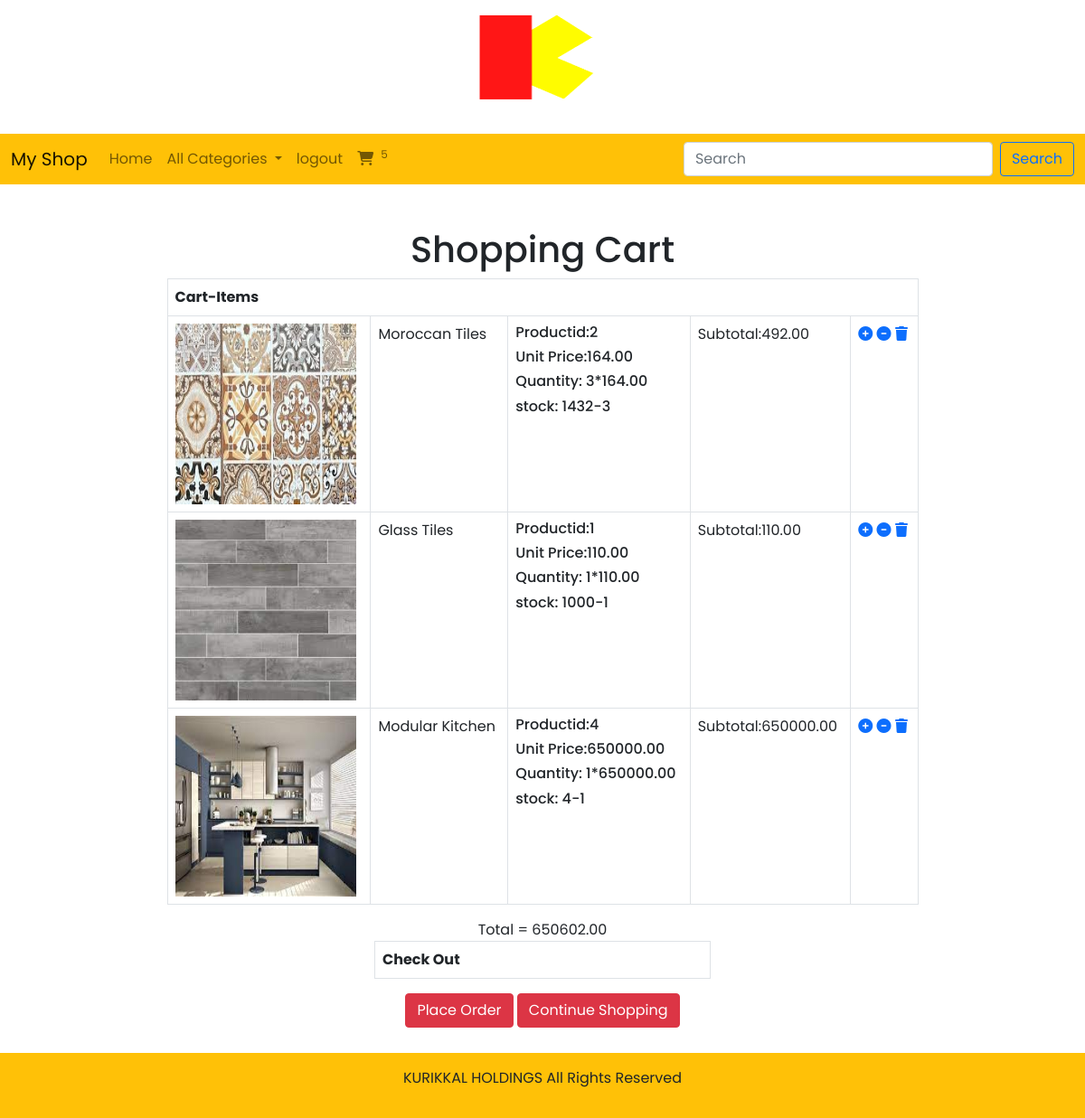
The app's page /cartview (signed in) with its own data.
### cart/models.py (models this page shows, shortened)
class Cart(models.Model):
    product = models.ForeignKey(Product, on_delete=models.CASCADE)
    user = models.ForeignKey(User, on_delete=models.CASCADE)
    quantity = models.IntegerField()
    date_added = models.DateTimeField(auto_now_add=True)
    def subtotal(self):
        return self.quantity*self.product.price

### shop/models.py (models this page shows, shortened)
class Product(models.Model):
    name = models.CharField(max_length=30)
    desc = models.TextField(default="")
    image = models.ImageField(upload_to='product', null=True, blank=True)
    price = models.DecimalField(max_digits=10, decimal_places=2)
    stock = models.IntegerField(default=0)
    available = models.BooleanField(default=True)
    created = models.DateTimeField(auto_now_add=True)
    updated = models.DateTimeField(auto_now=True)
    category = models.ForeignKey(Category, on_delete=models.CASCADE)

### cart/views.py (the view)
# urls.py: path('cartview',views.cartview, name='cartview'),
def cartview(request):
    total=0
    u=request.user
    cart=Cart.objects.filter(user=u)
    for i in cart:
        total+=i.quantity*i.product.price
    return render(request, 'cart.html',{'c':cart,'total':total})

### cart/context_processors.py (called while the page is built)
def total_count(request):
    item_count=0
    u=request.user
    try:
        cart=Cart.objects.filter(user=u)
        for i in cart:
            item_count+=i.quantity
    except:
        item_count=0
    return {'count':item_count}

### shop/context_processors.py (called while the page is built)
def menu_links(request):
    c=Category.objects.all()
    return {'links':c}

### templates/cart.html (shortened to what this page needs)
{% extends 'base.html' %}
{% load static %}
{% block content %}
<center>
    <div class="container mt-5" style="margin-bottom :100px;">
        <div class="row  justify-content-center">
            <h1>Shopping Cart</h1>
            <br>
            <div class="col-9">
                <table class="table table-bordered">
                    <tr>
                        <th colspan="5">Cart-Items</th>
                    </tr>
                    {% for i in c %}
                        <tr>
                            <td>
                                <img src="{{ i.product.image.url }}" height="200px" width="200px">
                            </td>
                            <td>
                                <p>{{i.product.name}}</p>
                            </td>
                            <td>
                                <h6>Productid:{{i.product.id}}</h6>
                                <h6>Unit Price:{{i.product.price}}</h6>
                                <h6>Quantity: {{i.quantity}}*{{i.product.price}}</h6>
                                <h6>stock: {{i.product.stock}}-{{i.quantity}}</h6>
                            </td>
                            <td>Subtotal:{{i.subtotal}}</td>
                                                <td>
                                                    {% if i.quantity < i.product.stock %}
                                <a href="{% url 'cart:cart' i.product.name %}"><i class="fa-solid fa-circle-plus"></i></a>
                                <a href="{% url 'cart:decrement_cart' i.product.name %}"><i class="fa-solid fa-circle-minus"></i></a>
                                <a href="{% url 'cart:remove_from_cart' i.product.name %}"><i class="fa-solid fa-trash"></i></a>
                                {% else %}
                                                                                    <a href="{% url 'cart:decrement_cart' i.product.name %}"><i class="fa-solid fa-circle-minus"></i></a>
                                <a href="{% url 'cart:remove_from_cart' i.product.name %}"><i class="fa-solid fa-trash"></i></a>
                                                    {% endif %}
                            </td>
                        </tr>
                    {% endfor %}
                </table>
            </div></div>
            <div class="col-4">
                <table class="table table-bordered">
                    <tr>
                        <th colspan="5">Check Out</th>
                    </tr>
                </table>
                <a href="{% url 'cart:orderform' %}" class="btn btn-danger" >Place Order</a>
                <a href="{% url 'shop:allcat' %}" class="btn btn-danger">Continue Shopping</a>
        </div>
    </div>
</center>
{% endblock %}

### templates/base.html (shortened to what this page needs)
<!DOCTYPE html>
{% load static %}
<html lang="en">
<head>
<link href="https://cdn.jsdelivr.net/npm/bootstrap@5.0.2/dist/css/bootstrap.min.css" rel="stylesheet">
    <link rel="stylesheet" href='{% static "css/style.css" %}'>
<link rel="stylesheet" href="https://cdnjs.cloudflare.com/ajax/libs/font-awesome/6.5.1/css/all.min.css" />
</head>
<body>
<header><center>
    <img src="{% static 'images/0111.png' %}" height="140px" width="200px">
</center></header>
<nav class="navbar navbar-expand-lg navbar-light bg-warning mt-2">
  <div class="container-fluid">
    <a class="navbar-brand" href="#">My Shop</a>
    <div class="collapse navbar-collapse" id="navbarSupportedContent">
      <ul class="navbar-nav me-auto mb-2 mb-lg-0">
        <li class="nav-item">
          <a class="nav-link" aria-current="page" href="">Home</a>
        </li>
          <li class="nav-item dropdown">
          <a class="nav-link dropdown-toggle" href="#" id="navbarDropdown" role="button" data-bs-toggle="dropdown" aria-expanded="false">
            All Categories
          </a>
        </li>
          {% if user.is_authenticated %}
          <li class="nav-item">
              <a class="nav-link" href="{% url 'shop:user_logout' %}">logout</a>
          </li>
          <li class="nav-item">
              <a class="nav-link" href="{% url 'cart:cartview' %}"><i class="fa-solid fa-cart-shopping"></i><sup class="ms-2">{{count}}</sup></a>
          </li>
{% endif %}
      </ul>
      <form class="d-flex" method="POST" action="{% url 'search:search' %}">
        <input class="form-control me-2" type="search" placeholder="Search" name="q" aria-label="Search">
        <button class="btn btn-outline-primary" type="submit">Search</button>
      </form>
    </div>
  </div>
</nav>
{% block content %}
{% endblock %}
<footer class="fixed-bottom bg-warning text-center">
  <div class="container p-3">
    <section class="mb-3">
      KURIKKAL HOLDINGS All Rights Reserved
    </section>
  </div>
</footer>
</body>
</html>

### static/css/style.css (style rules this page uses)
body { background-color:white; font-family: 'Poppins', sans-serif; }
.navbar { background-color:; }

### records on screen
Cart: product.image (picture), product.name "Moroccan Tiles", product.id "2", product.price "164.00", quantity "3", product.stock "1432", subtotal "492.00"
Cart: product.image (picture), product.name "Glass Tiles", product.id "1", product.price "110.00", quantity "1", product.stock "1000", subtotal "110.00"
Cart: product.image (picture), product.name "Modular Kitchen", product.id "4", product.price "650000.00", quantity "1", product.stock "4", subtotal "650000.00"

### other values on screen
{{ count }} "5"
